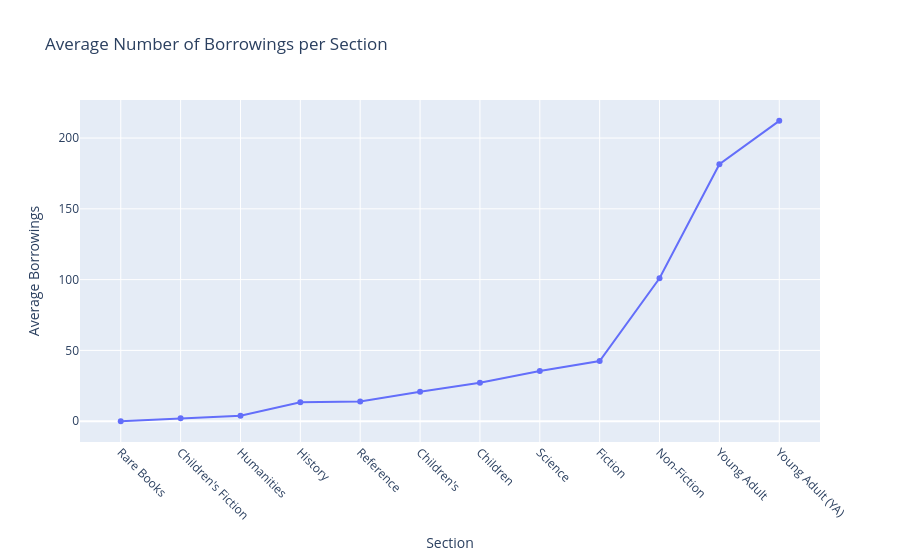

The code cell stored with this chart in its notebook:
### Markdown cell above
## 📈2. Linijski grafik - Ko se najviše čita?

### Code cell
avg_borrowed_per_section = df.groupby("section")["times_borrowed"].mean().reset_index()
avg_borrowed_per_section.columns = ["section", "avg_times_borrowed"]
 
df_sorted = avg_borrowed_per_section.sort_values("avg_times_borrowed")

fig = px.line(df_sorted, x="section", y="avg_times_borrowed", markers=True, title="Average Number of Borrowings per Section")
 
fig.update_layout(xaxis_title="Section",
                  yaxis_title="Average Borrowings",
                  xaxis_tickangle=45)
fig.show()

### Figure 1 — Plotly figure (JSON) as saved in the notebook; plotly's stock layout.template omitted (floating-point values rounded to 4 significant figures)
{"data": [{"hovertemplate": "section=%{x}<br>avg_times_borrowed=%{y}<extra></extra>", "legendgroup": "", "line": {"color": "#636efa", "dash": "solid"}, "marker": {"symbol": "circle"}, "mode": "lines+markers", "name": "", "orientation": "v", "showlegend": false, "type": "scatter", "x": ["Rare Books", "Children's Fiction", "Humanities", "History", "Reference", "Children's", "Children", "Science", "Fiction", "Non-Fiction", "Young Adult", "Young Adult (YA)"], "xaxis": "x", "y": [0.0, 2.0, 3.842, 13.38, 13.81, 20.78, 27.14, 35.43, 42.42, 100.9, 181.5, 212.2], "yaxis": "y"}], "layout": {"legend": {"tracegroupgap": 0}, "title": {"text": "Average Number of Borrowings per Section"}, "xaxis": {"anchor": "y", "domain": [0, 1], "tickangle": 45, "title": {"text": "Section"}}, "yaxis": {"anchor": "x", "domain": [0, 1], "title": {"text": "Average Borrowings"}}}}
